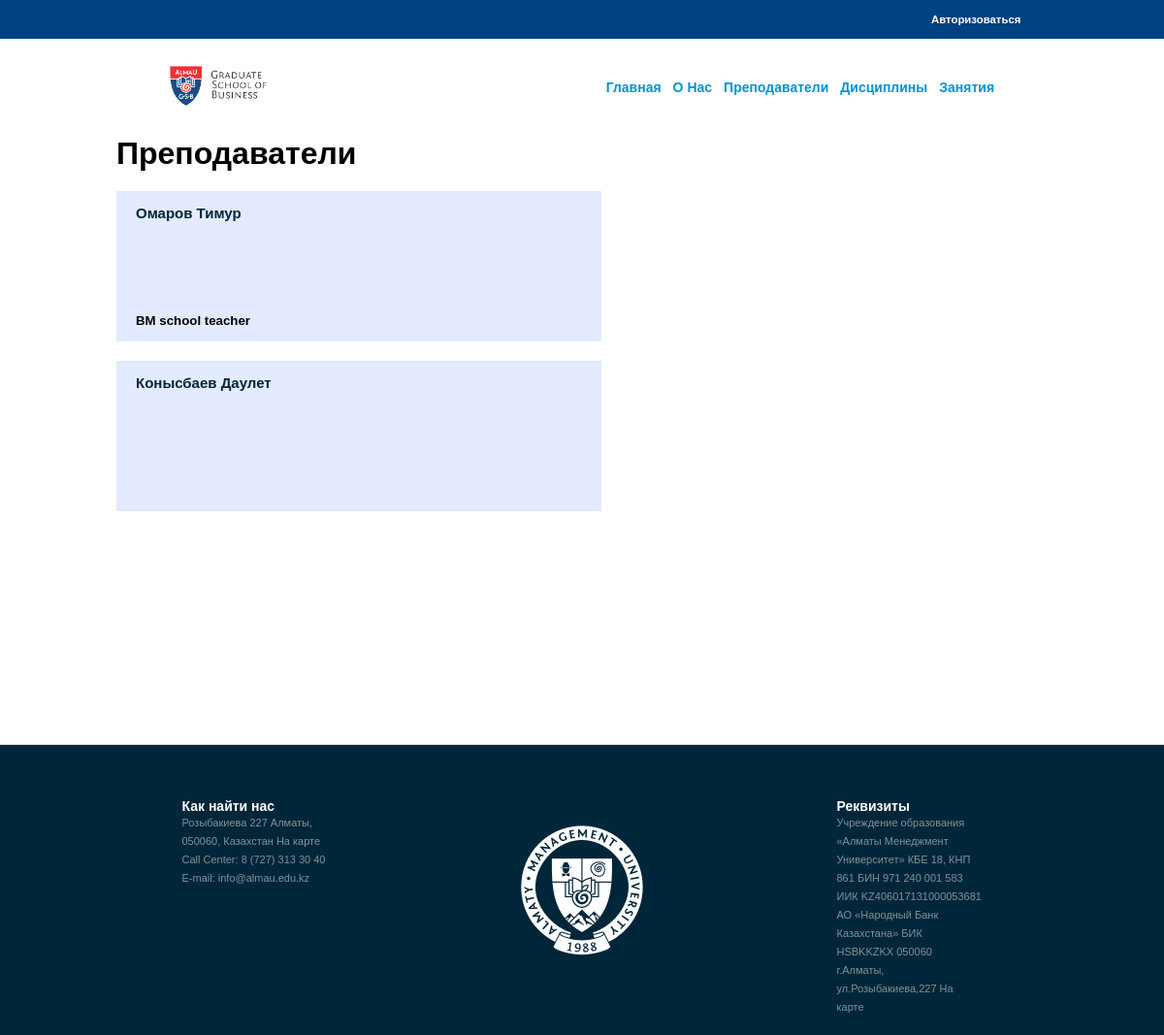
The app's page /coach/ with its own data.
### main/models.py (models this page shows, shortened)
class Teacher(models.Model):
    name = models.CharField('ФИО преподавателя', max_length=255)
    about = models.TextField('Описание', blank=True)
    class Meta:
        verbose_name = 'Преподаватель'
        verbose_name_plural = 'Преподаватели'

### main/views.py (the view)
# urls.py: path('coach/', views.coach, name='main-coach'),
def coach(request):
    error = 'No db'
    data = Teacher.objects.all()
    context = {
        'title': 'Преподаватели',
        'header': 'Занятия',
        'data': data,
        'error': error,
    }
    return render(request, 'main/coach.html', context)

### main/templates/main/coach.html (shortened to what this page needs)
{% extends 'main/base.html' %} {% block content%}
<h1>Преподаватели</h1>
  {% for row in data %}
  <div class="lesson_block" style="margin-top: 20px;">
      <div class="left">
        <p><span class="nam"><span style="color: #00263a;">{{row.name}}</span></p></span>
        <h5>{{row.about}}</h5>
      </div>
      <div class="right">
      </div>
  </div>
      {% endfor %}
{% endblock %}

### main/static/main/css/main.css (style rules this page uses)
body, html { width: 100%; height: 100% }
* { margin: 0; padding: 0; list-style: none; box-sizing: border-box; font-family: 'Roboto-Bold', sans-serif; }
p { font-family: 'Roboto-Bold', sans-serif; }
body { display: block; }
.lesson_block { width: 500px; height: 155px; display: flex; flex-direction: row; background: #E4EAFF; padding-left: 20px; padding-top: 14px; padding-bottom: 14px; }
.left { width: 50%; display: flex; flex-direction: column; justify-content: space-between; }
.right { width: 50%; display: flex; flex-wrap: wrap; align-items:stretch; }
.nam { font-style: normal; font-weight: 600; font-size: 15px; line-height: 16px; color: #000000; }
h5 { margin-top: ; }

### records on screen
Teacher: name "Омаров Тимур", about "BM school teacher"
Teacher: name "Конысбаев Даулет"
